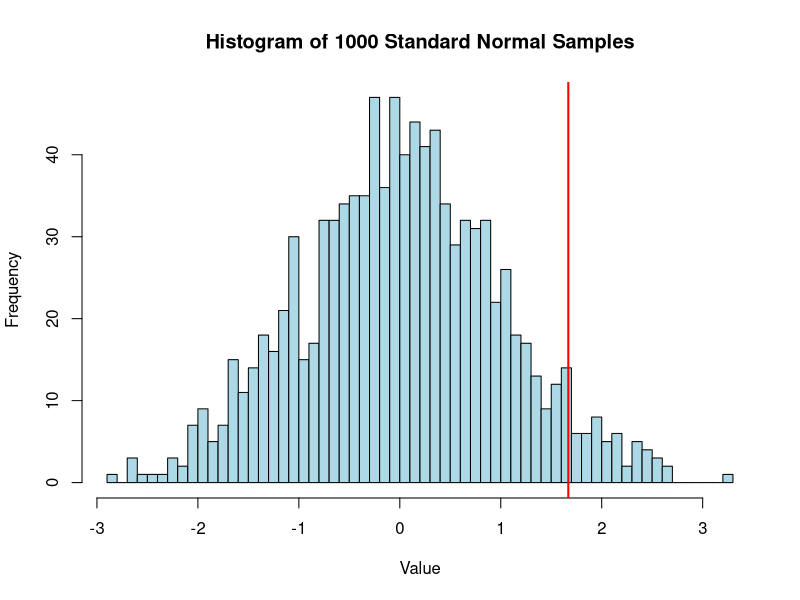
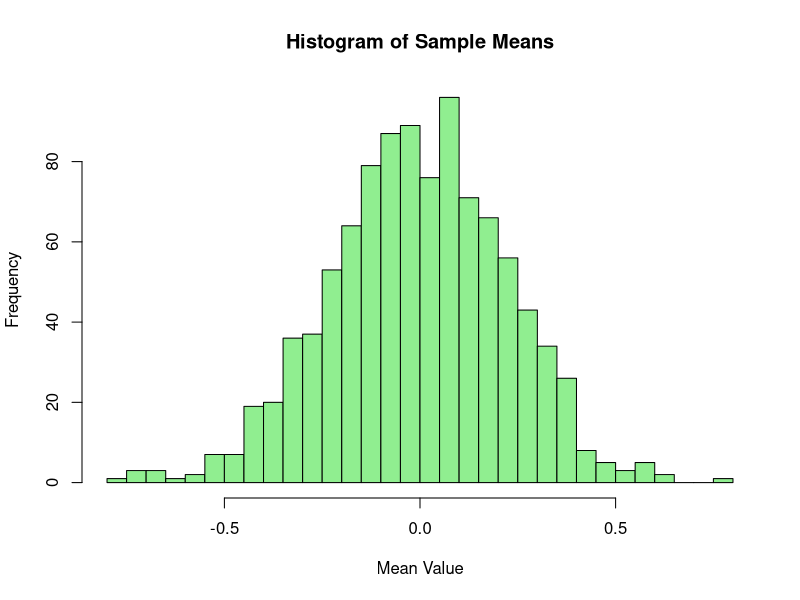
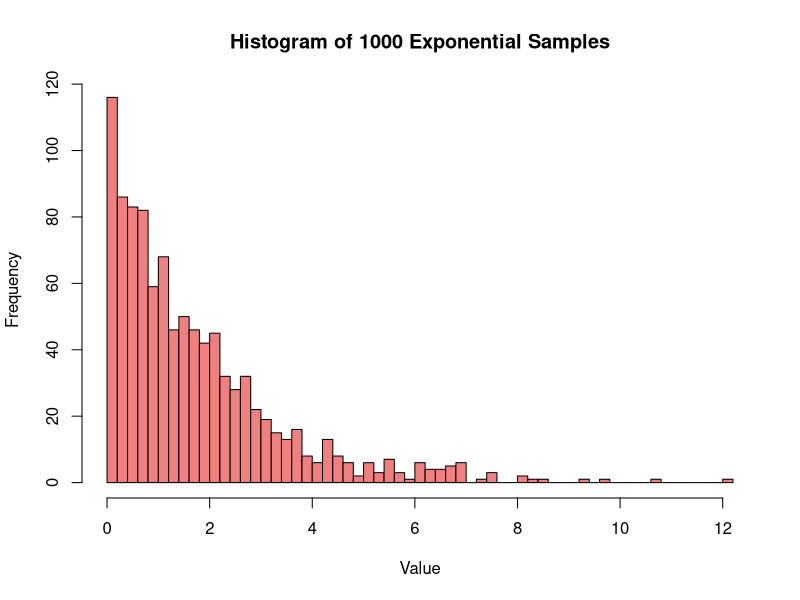
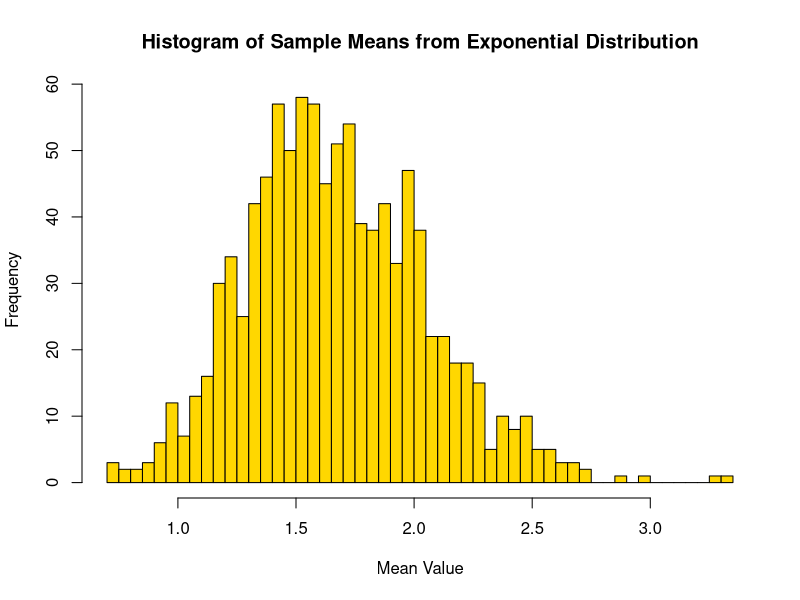

Reproduce these figures in R, in order.
# Step 1: Histogram of 1000 random numbers from standard normal distribution
set.seed(123) # Set seed for reproducibility
X1 <- rnorm(1000)
hist(X1, breaks = 50, col = "lightblue", main = "Histogram of 1000 Standard Normal Samples", xlab = "Value", ylab = "Frequency")
abline(v = 1.669, col = "red", lwd = 2) # Adding Z-score line

# Step 2: Histogram of means from 1000 samples of size 20
set.seed(123)
X2 <- matrix(rnorm(1000 * 20), nrow = 1000, ncol = 20) # 1000 rows, each with 20 samples
sample_means <- rowMeans(X2) # Calculate mean of each row (sample)
hist(sample_means, breaks = 50, col = "lightgreen", main = "Histogram of Sample Means", xlab = "Mean Value", ylab = "Frequency")

# Step 3: Histogram of 1000 random numbers from exponential distribution (lambda=0.6)
set.seed(123)
X3 <- rexp(1000, rate = 0.6)
hist(X3, breaks = 50, col = "lightcoral", main = "Histogram of 1000 Exponential Samples", xlab = "Value", ylab = "Frequency")

# Step 4: Histogram of means from 1000 samples of size 20 from an exponential distribution
set.seed(123)
X4 <- matrix(rexp(1000 * 20, rate = 0.6), nrow = 1000, ncol = 20)
sample_means_exp <- rowMeans(X4)
hist(sample_means_exp, breaks = 50, col = "gold", main = "Histogram of Sample Means from Exponential Distribution", xlab = "Mean Value", ylab = "Frequency")
